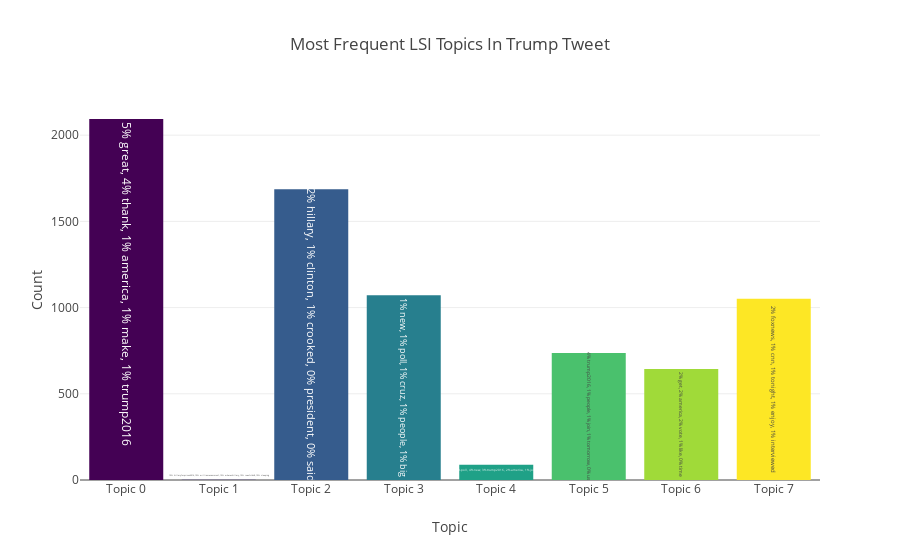

The notebook cell saved with this chart:
### Code cell
# 排序
lsiCategoriesSorted, lsiCountsSorted = zip(*sorted(zip(lsiCategories, lsiCounts)))

# 创建标签
topWords = getTopWords(5, lsiKeys, vectorizedText, countVectorizer)
labels = ['Topic {}'.format(i) for i in lsiCategoriesSorted]

# 创建色彩映射
n = nTopics
cmap = get_cmap('viridis')
colors = [rgb2hex(cmap(color)) for color in np.arange(0, 1.000001, 1/(n-1))]

# 生成柱状图
data = go.Bar(x = labels,
              y = lsiCountsSorted,
              text = [word for word in topWords if word],
              marker = dict(color = colors))

layout = go.Layout(title = 'Most Frequent LSI Topics In Trump Tweet',
                   xaxis = dict(title = 'Topic'),
                   yaxis = dict(title = 'Count'))

fig = go.Figure(data=[data], layout=layout)
iplot(fig)

### Figure 1 — Plotly figure (JSON) as saved in the notebook; plotly's stock layout.template omitted (floating-point values rounded to 4 significant figures)
{"data": [{"marker": {"color": ["#440154", "#46327e", "#365c8d", "#277f8e", "#1fa187", "#4ac16d", "#a0da39", "#fde725"]}, "text": ["5% great, 4% thank, 1% america, 1% make, 1% trump2016", "19% hillaryforprison2016, 19% williamesammon1, 19% whereshillary, 19% rueu1ctbz8, 19% sleeping", "2% hillary, 1% clinton, 1% crooked, 0% president, 0% said", "1% new, 1% poll, 1% cruz, 1% people, 1% big", "6% poll, 4% new, 3% trump2016, 2% america, 1% join", "4% trump2016, 1% people, 1% join, 1% tomorrow, 0% us", "2% get, 2% america, 2% vote, 1% like, 0% time", "2% foxnews, 1% cnn, 1% tonight, 1% enjoy, 1% interviewed"], "type": "bar", "uid": "fe9f4c34-9316-11e8-a6ad-0024d6c0edbe", "x": ["Topic 0", "Topic 1", "Topic 2", "Topic 3", "Topic 4", "Topic 5", "Topic 6", "Topic 7"], "y": [2094, 2, 1687, 1071, 88, 737, 644, 1052]}], "layout": {"title": "Most Frequent LSI Topics In Trump Tweet", "xaxis": {"title": "Topic"}, "yaxis": {"title": "Count"}}}
